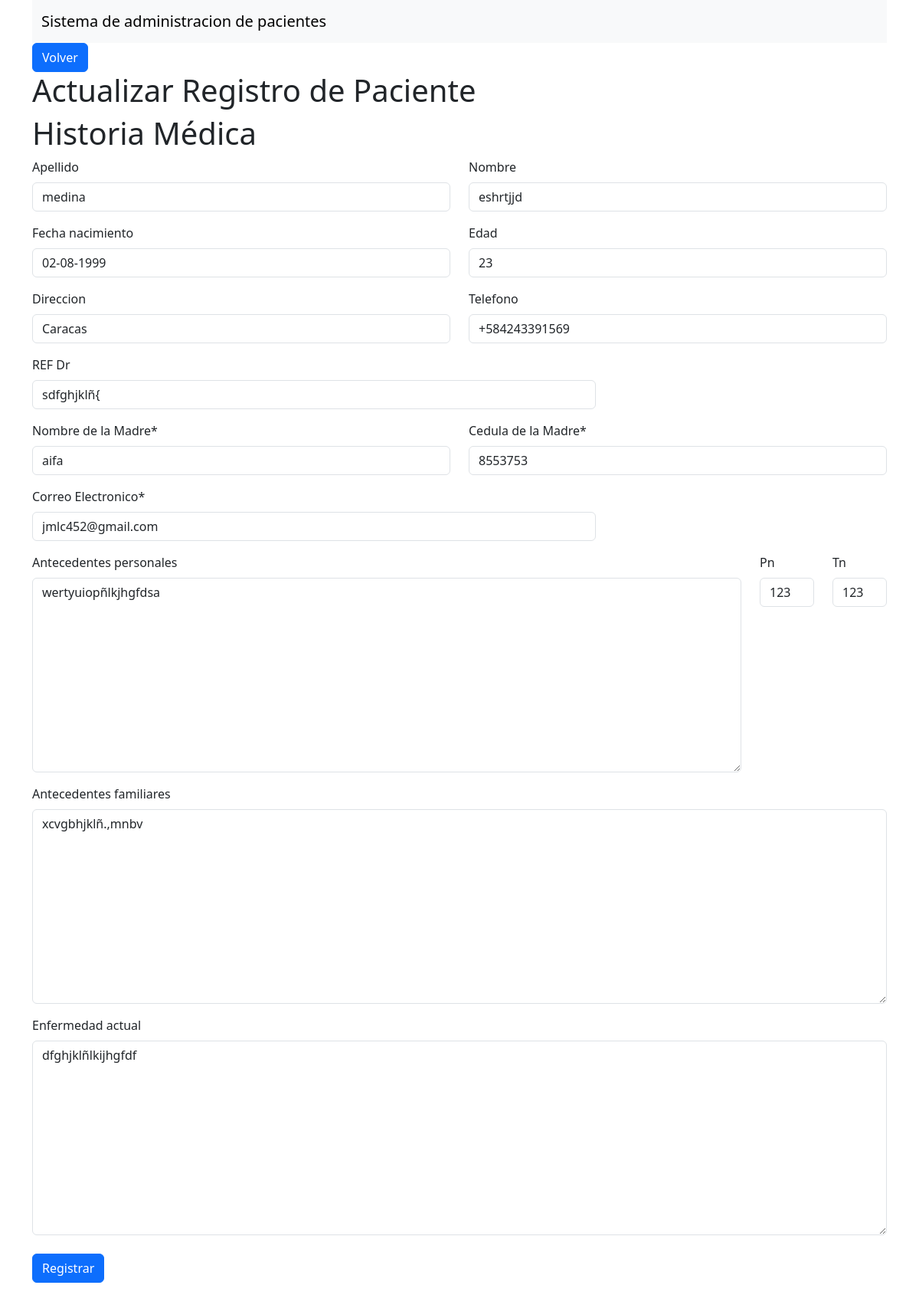
Page /detalles/7/ on the committed database.
### app_historias/models.py (models this page shows, shortened)
class Registro_Paciente(models.Model):
    nombre = models.CharField(max_length=50, blank=True, null=True)
    apellido = models.CharField( max_length=50 , blank=True, null=True)
    fecha_nacimiento = models.CharField( max_length=50, blank=True, null=True)
    edad = models.IntegerField(blank=True, null=True)
    direccion = models.CharField( max_length=100, blank=True, null=True)
    telefono=models.CharField(max_length=50, blank=True, null=True)
    REF_Dr = models.CharField( max_length=50, blank=True, null=True)
    nombre_madre=models.CharField(max_length=50, blank=True, null=True)
    cedula_madre=models.CharField(max_length=50)
    email = models.EmailField(max_length=254 , blank=True, null=True)
    antecedentes_personales = models.TextField(blank=True, null=True)
    pn=models.CharField(max_length=50, blank=True, null=True)
    tn=models.CharField(max_length=50, blank=True, null=True)
    antecedentes_familiares = models.TextField(blank=True, null=True)
    enfermedad_actual = models.TextField(blank=True, null=True)
    fecha_registro = models.DateField(auto_now=False, auto_now_add=True, blank=True, null=True)
    class Meta:
        verbose_name = "registro_pasiente"
        verbose_name_plural = "registro_pasientes"

### app_historias/views.py (the view)
# urls.py: path('detalles/<int:pac_id>/', views.detalles_paciente, name='detalles_paciente'),
def detalles_paciente(request, pac_id):
    if request.method == 'POST':
        try:
            Pac = get_object_or_404(Registro_Paciente, id=pac_id)
            form = RegistroPacienteForm(request.POST, instance=Pac)
            if form.is_valid():
                form.save()
                return redirect('inicio')
            else:
                return render(request, 'detalles_pacientes.html', {'Registro_Paciente': Pac, 'form': form, 'error': 'no se pudo actualizar'})
        except:
            return render(request, 'detalles_pacientes.html', {'task': Pac, 'form': form, 'error': 'no se pudo actualizar'})
    else:
        Pac = get_object_or_404(Registro_Paciente, id=pac_id)
        form = RegistroPacienteForm(instance=Pac)
        return render(request, 'detalles_pacientes.html', {'Registro_Paciente': Pac, 'form': form})

### app_historias/templates/detalles_pacientes.html (shortened to what this page needs)
{% extends 'base.html' %}
{% load crispy_forms_tags %}
{% block content %}
<div class="col-1">
    <a class="btn btn-primary" href="{% url 'inicio' %}">Volver</a>
</div>
<h1>Actualizar Registro de Paciente</h1>
    <form method="post">
        {% crispy form %}
    </form>
{% endblock content %}

### rows in the picture
Registro_Paciente: apellido "medina", nombre "eshrtjjd", fecha_nacimiento "02-08-1999", edad "23", direccion "Caracas", telefono "+584243391569", REF_Dr "sdfghjklñ{", nombre_madre "aifa", cedula_madre "8553753", email "jmlc452@gmail.com", antecedentes_personales "wertyuiopñlkjhgfdsa", pn "123", tn "123", antecedentes_familiares "xcvgbhjklñ.,mnbv", enfermedad_actual "dfghjklñlkijhgfdf"
